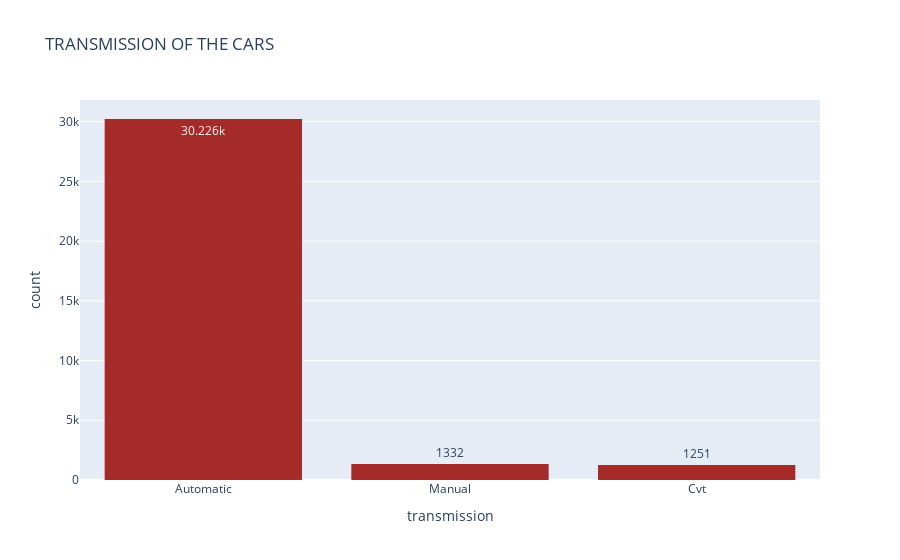

The cell this chart's notebook holds for it:
### Code cell
fig = px.histogram(car_df, x="transmission",
                   labels={"transmission": "transmission"},
                   title="TRANSMISSION OF THE CARS",
                   text_auto=True,  # Automatically add text labels
                   color_discrete_sequence=["brown"])

fig.show()

### Figure 1 — Plotly figure (JSON) as saved in the notebook; plotly's stock layout.template omitted (floating-point values rounded to 4 significant figures; data arrays with more than 128 entries replaced by an {"elided": "..."} marker saying what was removed)
{"data": [{"alignmentgroup": "True", "bingroup": "x", "hovertemplate": "transmission=%{x}<br>count=%{y}<extra></extra>", "legendgroup": "", "marker": {"color": "brown", "pattern": {"shape": ""}}, "name": "", "offsetgroup": "", "orientation": "v", "showlegend": false, "texttemplate": "%{value}", "type": "histogram", "x": {"elided": "32809 str values"}, "xaxis": "x", "yaxis": "y"}], "layout": {"barmode": "relative", "legend": {"tracegroupgap": 0}, "title": {"text": "TRANSMISSION OF THE CARS"}, "xaxis": {"anchor": "y", "domain": [0, 1], "title": {"text": "transmission"}}, "yaxis": {"anchor": "x", "domain": [0, 1], "title": {"text": "count"}}}}
